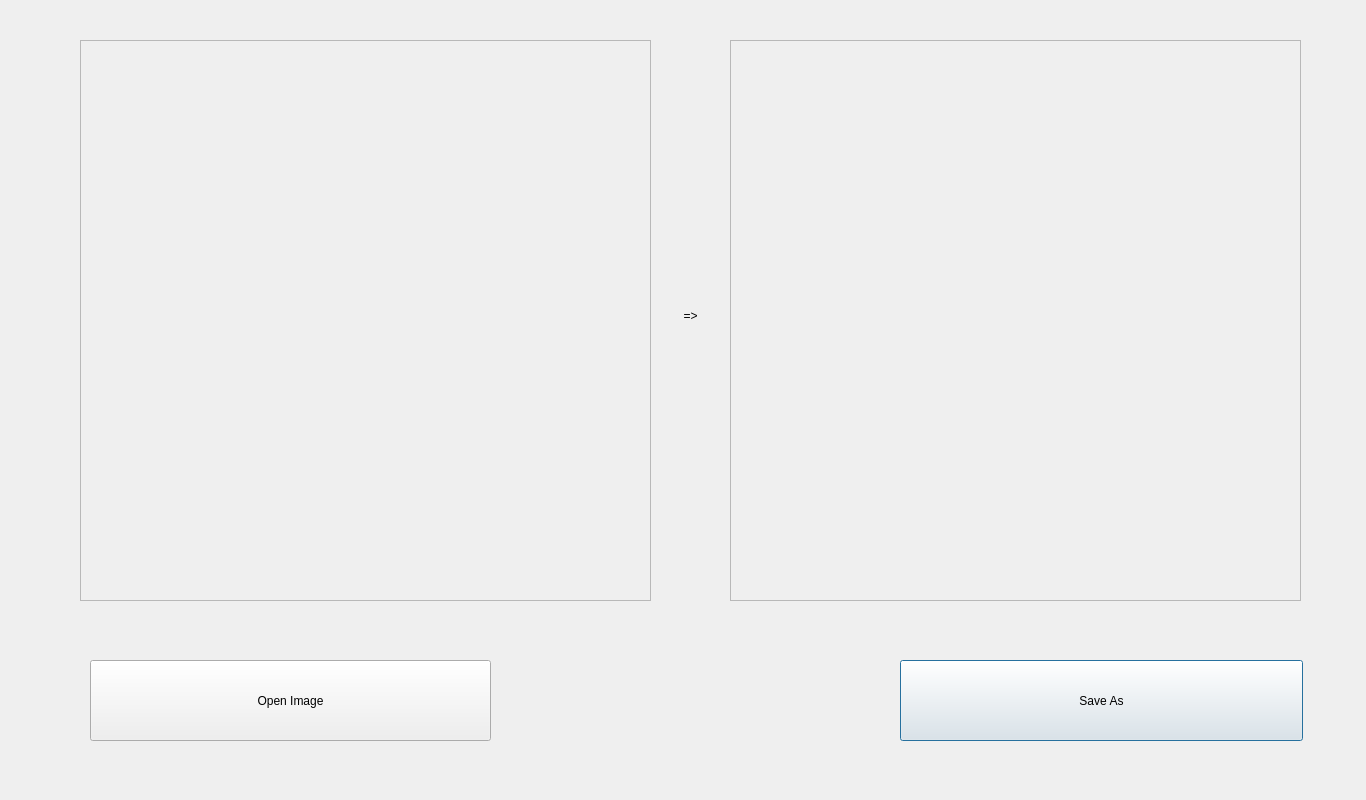
<?xml version="1.0" encoding="UTF-8"?>
<ui version="4.0">
 <class>Dialog_8</class>
 <widget class="QDialog" name="Dialog_8">
  <property name="geometry">
   <rect>
    <x>0</x>
    <y>0</y>
    <width>1366</width>
    <height>800</height>
   </rect>
  </property>
  <property name="windowTitle">
   <string>Dialog</string>
  </property>
  <widget class="QScrollArea" name="scrollArea">
   <property name="geometry">
    <rect>
     <x>80</x>
     <y>40</y>
     <width>571</width>
     <height>561</height>
    </rect>
   </property>
   <property name="widgetResizable">
    <bool>true</bool>
   </property>
   <widget class="QWidget" name="scrollAreaWidgetContents">
    <property name="geometry">
     <rect>
      <x>0</x>
      <y>0</y>
      <width>569</width>
      <height>559</height>
     </rect>
    </property>
    <widget class="QLabel" name="label">
     <property name="geometry">
      <rect>
       <x>10</x>
       <y>20</y>
       <width>571</width>
       <height>561</height>
      </rect>
     </property>
     <property name="text">
      <string/>
     </property>
    </widget>
   </widget>
  </widget>
  <widget class="QLabel" name="label_3">
   <property name="geometry">
    <rect>
     <x>660</x>
     <y>300</y>
     <width>61</width>
     <height>31</height>
    </rect>
   </property>
   <property name="styleSheet">
    <string notr="true">font: 22pt &quot;MS Shell Dlg 2&quot;;</string>
   </property>
   <property name="text">
    <string>=&gt;</string>
   </property>
   <property name="alignment">
    <set>Qt::AlignCenter</set>
   </property>
  </widget>
  <widget class="QScrollArea" name="scrollArea_2">
   <property name="geometry">
    <rect>
     <x>730</x>
     <y>40</y>
     <width>571</width>
     <height>561</height>
    </rect>
   </property>
   <property name="widgetResizable">
    <bool>true</bool>
   </property>
   <widget class="QWidget" name="scrollAreaWidgetContents_2">
    <property name="geometry">
     <rect>
      <x>0</x>
      <y>0</y>
      <width>569</width>
      <height>559</height>
     </rect>
    </property>
    <widget class="QLabel" name="label_2">
     <property name="geometry">
      <rect>
       <x>10</x>
       <y>20</y>
       <width>571</width>
       <height>561</height>
      </rect>
     </property>
     <property name="text">
      <string/>
     </property>
    </widget>
   </widget>
  </widget>
  <widget class="QPushButton" name="Save_As">
   <property name="geometry">
    <rect>
     <x>900</x>
     <y>660</y>
     <width>403</width>
     <height>81</height>
    </rect>
   </property>
   <property name="text">
    <string>Save As</string>
   </property>
  </widget>
  <widget class="QLabel" name="label_5">
   <property name="geometry">
    <rect>
     <x>400</x>
     <y>740</y>
     <width>581</width>
     <height>41</height>
    </rect>
   </property>
   <property name="styleSheet">
    <string notr="true">color: rgb(255, 0, 0);</string>
   </property>
   <property name="text">
    <string/>
   </property>
   <property name="alignment">
    <set>Qt::AlignCenter</set>
   </property>
  </widget>
  <widget class="QPushButton" name="Open_Image_Button">
   <property name="geometry">
    <rect>
     <x>90</x>
     <y>660</y>
     <width>401</width>
     <height>81</height>
    </rect>
   </property>
   <property name="text">
    <string>Open Image</string>
   </property>
  </widget>
 </widget>
 <resources/>
 <connections/>
</ui>
